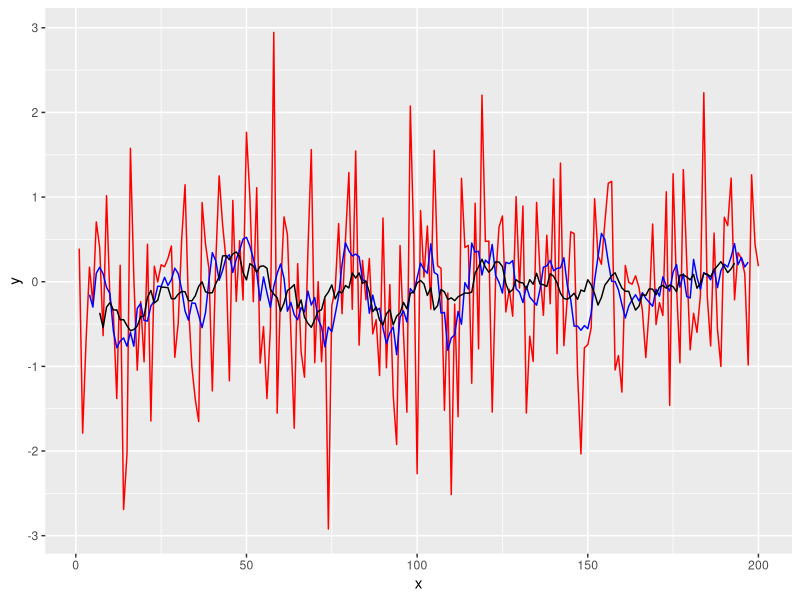

Source code (R):
library(ggplot2)
library(dplyr)
library(zoo)


# JHCovid19States <- JHCovid19States %>%
#   dplyr::arrange(desc(state)) %>% 
#   dplyr::group_by(state) %>% 
#   dplyr::mutate(death_03da = zoo::rollmean(deaths, k = 3, fill = NA),
#                 death_05da = zoo::rollmean(deaths, k = 5, fill = NA),
#                 death_07da = zoo::rollmean(deaths, k = 7, fill = NA),
#                 death_15da = zoo::rollmean(deaths, k = 15, fill = NA),
#                 death_21da = zoo::rollmean(deaths, k = 21, fill = NA)) %>% 
#   dplyr::ungroup()

N <- 200
data <- tibble(x=1:N,
               y=rnorm(N),
               f5=zoo::rollmean(y,k=5,fill=NA),
               f7=zoo::rollmean(y,k=7,fill=NA),
               f14=zoo::rollmean(y,k=14,fill=NA))

ggplot(data)+geom_line(aes(x=x,y=y),colour="red")+
  geom_line(aes(x=x,y=f7),colour="blue")+
  geom_line(aes(x=x,y=f14),colour="black")



